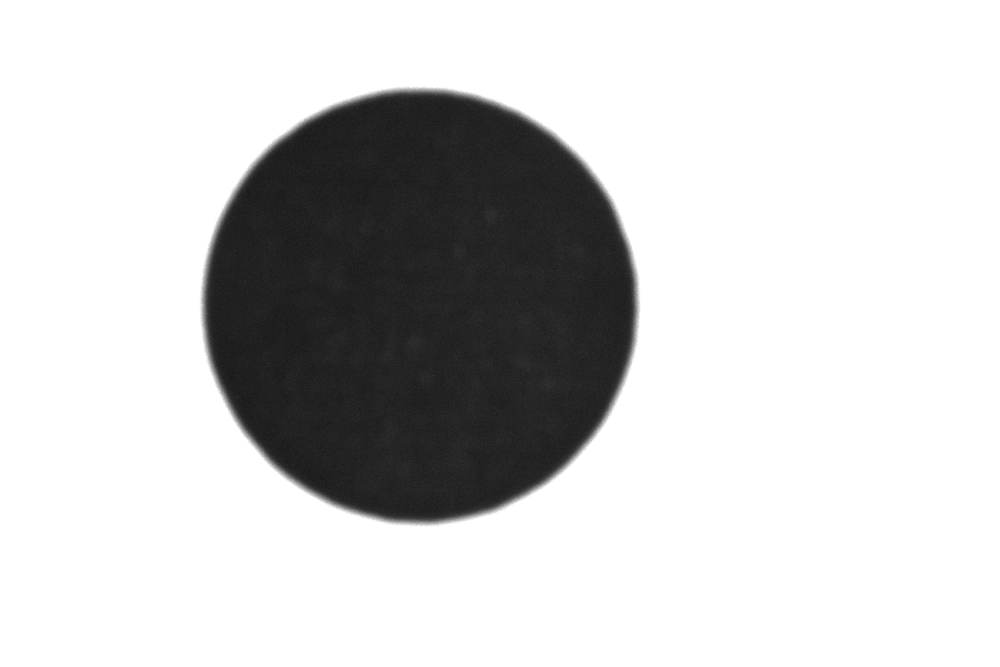
#> input picture img_circle.png, 1000 x 667 px, shrunk from 1500 x 1000 before the run
$ python zernick_detection2.py   (older library calls are emulated)
#> lines starting #> are read from the running program, lines starting #| are printed output that depends on the picture; after the words box and inside, x2 and y2 are one past the last pixel; in counts of white or black regions, pixels touching at a corner belong together
#> further down, img_circle is the input picture: shape (667, 1000); min 23, max 255, mean 206.7
import time

import cv2
import imutils
import matplotlib.pyplot as plt
import numpy as np


g_N = 7

M00 = np.array([0, 0.0287, 0.0686, 0.0807, 0.0686, 0.0287, 0,
                0.0287, 0.0815, 0.0816, 0.0816, 0.0816, 0.0815, 0.0287,
                0.0686, 0.0816, 0.0816, 0.0816, 0.0816, 0.0816, 0.0686,
                0.0807, 0.0816, 0.0816, 0.0816, 0.0816, 0.0816, 0.0807,
                0.0686, 0.0816, 0.0816, 0.0816, 0.0816, 0.0816, 0.0686,
                0.0287, 0.0815, 0.0816, 0.0816, 0.0816, 0.0815, 0.0287,
                0, 0.0287, 0.0686, 0.0807, 0.0686, 0.0287, 0]).reshape((7, 7))

M11R = np.array([0, -0.015, -0.019, 0, 0.019, 0.015, 0,
                 -0.0224, -0.0466, -0.0233, 0, 0.0233, 0.0466, 0.0224,
                 -0.0573, -0.0466, -0.0233, 0, 0.0233, 0.0466, 0.0573,
                 -0.069, -0.0466, -0.0233, 0, 0.0233, 0.0466, 0.069,
                 -0.0573, -0.0466, -0.0233, 0, 0.0233, 0.0466, 0.0573,
                 -0.0224, -0.0466, -0.0233, 0, 0.0233, 0.0466, 0.0224,
                 0, -0.015, -0.019, 0, 0.019, 0.015, 0]).reshape((7, 7))

M11I = np.array([0, -0.0224, -0.0573, -0.069, -0.0573, -0.0224, 0,
                 -0.015, -0.0466, -0.0466, -0.0466, -0.0466, -0.0466, -0.015,
                 -0.019, -0.0233, -0.0233, -0.0233, -0.0233, -0.0233, -0.019,
                 0, 0, 0, 0, 0, 0, 0,
                 0.019, 0.0233, 0.0233, 0.0233, 0.0233, 0.0233, 0.019,
                 0.015, 0.0466, 0.0466, 0.0466, 0.0466, 0.0466, 0.015,
                 0, 0.0224, 0.0573, 0.069, 0.0573, 0.0224, 0]).reshape((7, 7))

M20 = np.array([0, 0.0225, 0.0394, 0.0396, 0.0394, 0.0225, 0,
                0.0225, 0.0271, -0.0128, -0.0261, -0.0128, 0.0271, 0.0225,
                0.0394, -0.0128, -0.0528, -0.0661, -0.0528, -0.0128, 0.0394,
                0.0396, -0.0261, -0.0661, -0.0794, -0.0661, -0.0261, 0.0396,
                0.0394, -0.0128, -0.0528, -0.0661, -0.0528, -0.0128, 0.0394,
                0.0225, 0.0271, -0.0128, -0.0261, -0.0128, 0.0271, 0.0225,
                0, 0.0225, 0.0394, 0.0396, 0.0394, 0.0225, 0]).reshape((7, 7))

M31R = np.array([0, -0.0103, -0.0073, 0, 0.0073, 0.0103, 0,
                 -0.0153, -0.0018, 0.0162, 0, -0.0162, 0.0018, 0.0153,
                 -0.0223, 0.0324, 0.0333, 0, -0.0333, -0.0324, 0.0223,
                 -0.0190, 0.0438, 0.0390, 0, -0.0390, -0.0438, 0.0190,
                 -0.0223, 0.0324, 0.0333, 0, -0.0333, -0.0324, 0.0223,
                 -0.0153, -0.0018, 0.0162, 0, -0.0162, 0.0018, 0.0153,
                 0, -0.0103, -0.0073, 0, 0.0073, 0.0103, 0]).reshape(7, 7)

M31I = np.array([0, -0.0153, -0.0223, -0.019, -0.0223, -0.0153, 0,
                 -0.0103, -0.0018, 0.0324, 0.0438, 0.0324, -0.0018, -0.0103,
                 -0.0073, 0.0162, 0.0333, 0.039, 0.0333, 0.0162, -0.0073,
                 0, 0, 0, 0, 0, 0, 0,
                 0.0073, -0.0162, -0.0333, -0.039, -0.0333, -0.0162, 0.0073,
                 0.0103, 0.0018, -0.0324, -0.0438, -0.0324, 0.0018, 0.0103,
                 0, 0.0153, 0.0223, 0.0190, 0.0223, 0.0153, 0]).reshape(7, 7)

M40 = np.array([0, 0.013, 0.0056, -0.0018, 0.0056, 0.013, 0,
                0.0130, -0.0186, -0.0323, -0.0239, -0.0323, -0.0186, 0.0130,
                0.0056, -0.0323, 0.0125, 0.0406, 0.0125, -0.0323, 0.0056,
                -0.0018, -0.0239, 0.0406, 0.0751, 0.0406, -0.0239, -0.0018,
                0.0056, -0.0323, 0.0125, 0.0406, 0.0125, -0.0323, 0.0056,
                0.0130, -0.0186, -0.0323, -0.0239, -0.0323, -0.0186, 0.0130,
                0, 0.013, 0.0056, -0.0018, 0.0056, 0.013, 0]).reshape(7, 7)

def zernike_detection(image):
    #
     # @func zernike_detection
     # @desc 根据得到的二维实心圆图像，计算Zernike模板优化后的轮廓坐标
     # @param {}  image:Mat 二维实心圆图像
     # @return {} points:List 优化后的轮廓坐标
    #
    # image = cv2.Canny(image, 0, 255)
    # cv2.imshow('image', image)
    blur_img = cv2.medianBlur(image, 3)
    # image = cv2.adaptiveThreshold(blur_img, 255, cv2.ADAPTIVE_THRESH_GAUSSIAN_C, cv2.THRESH_BINARY_INV, 7, 4)
    ret, image = cv2.threshold(blur_img, 127, 255, cv2.THRESH_BINARY_INV)
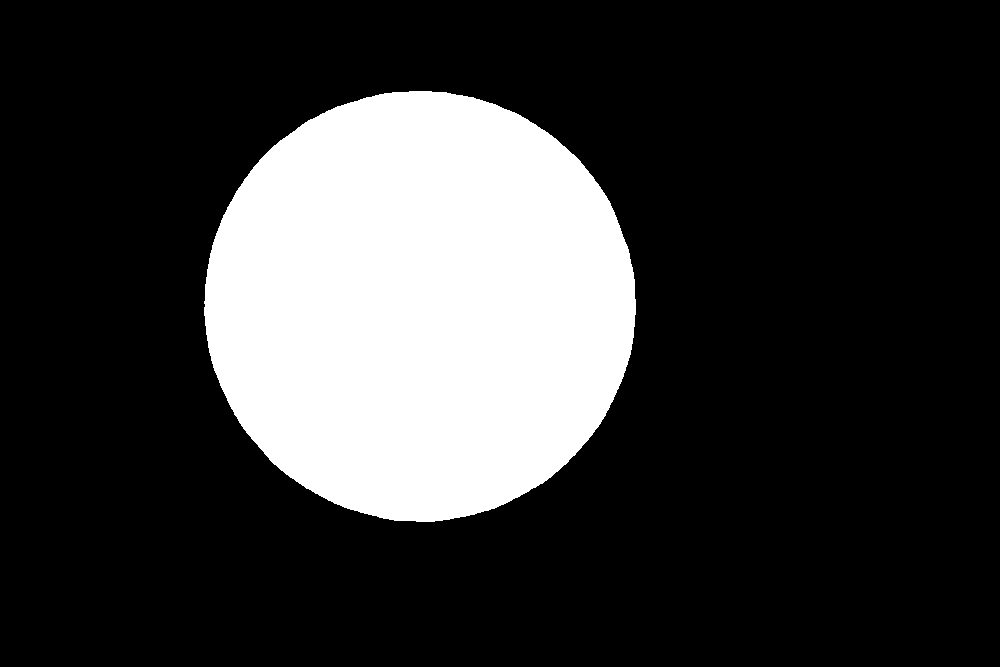
#> image: shape (667, 1000); 21.9% white; 1 white region, box (x1, y1, x2, y2) and area: (204, 91, 636, 522) 145818
    cv2.imshow('image', image)
    ZerImgM00 = cv2.filter2D(image, cv2.CV_64F, M00)
    ZerImgM11R = cv2.filter2D(image, cv2.CV_64F, M11R)
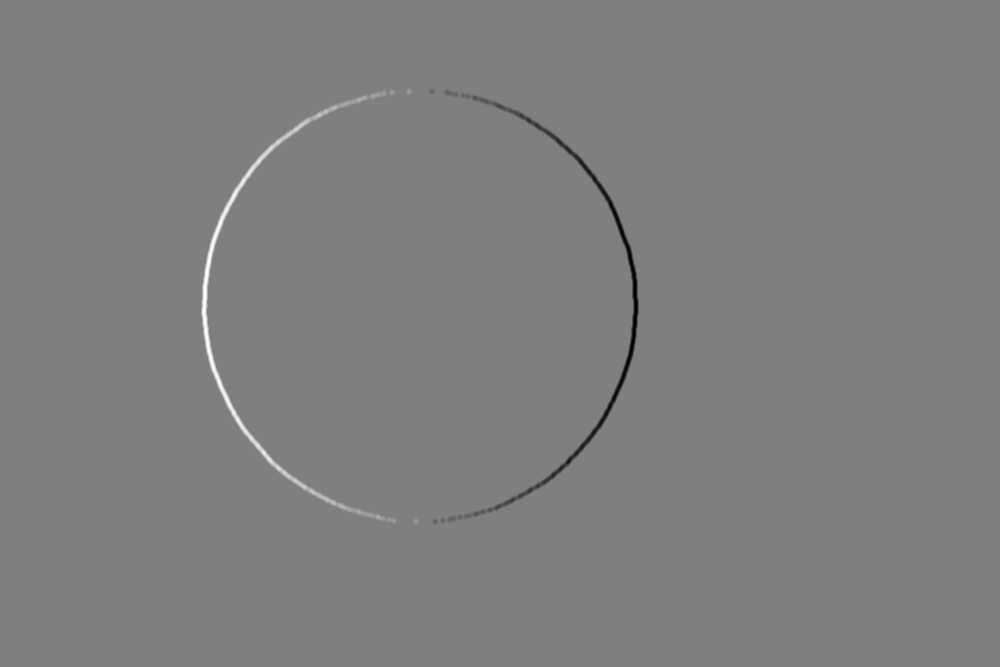
#> ZerImgM11R: shape (667, 1000) float64; min -164.7, max 164.7, mean 0; drawn with min black and max white
    ZerImgM11I = cv2.filter2D(image, cv2.CV_64F, M11I)
    ZerImgM20 = cv2.filter2D(image, cv2.CV_64F, M20)
    ZerImgM31R = cv2.filter2D(image, cv2.CV_64F, M31R)
    ZerImgM31I = cv2.filter2D(image, cv2.CV_64F, M31I)
    ZerImgM40 = cv2.filter2D(image, cv2.CV_64F, M40)

    point_temporary_x = []
    point_temporary_y = []
    scatter_arr = cv2.findNonZero(ZerImgM00).reshape(-1, 2)
#> scatter_arr = 150529 pairs, first value 201 to 638, second value 88 to 524
    # [7 lines of commented-out code are left out]
    for idx in scatter_arr:
        j, i = idx
        theta_temporary = np.arctan2(ZerImgM31I[i][j], ZerImgM31R[i][j])
        # print('x: ', ZerImgM31R[i][j], 'y: ', ZerImgM31I[i][j], 'theta: ', theta_temporary)
        rotated_z11 = np.sin(theta_temporary) * ZerImgM11I[i][j] + np.cos(theta_temporary) * ZerImgM11R[i][j]
        rotated_z31 = np.sin(theta_temporary) * ZerImgM31I[i][j] + np.cos(theta_temporary) * ZerImgM31R[i][j]
        l_method1 = np.sqrt((5 * ZerImgM40[i][j] + 3 * ZerImgM20[i][j]) / (8 * ZerImgM20[i][j]))    #l_method1 = sqrt((5 * M40 + 3 * M20) / (8 * M20)) 代表的是Zernike矩的归一化矩
        l_method2 = np.sqrt((5 * rotated_z31 + rotated_z11) / (6 * rotated_z11))   #l_method2 = sqrt((5 * rotated_z31 + rotated_z11) / (6 * rotated_z11)) 代表的是Zernike矩的归一化矩
        l = (l_method1 + l_method2) / 2
        k = 3 * rotated_z11 / (2 * (1 - l_method2 ** 2) ** 1.5)

        k_value = 200
        l_value = 2 ** 0.5 / g_N / 2

        absl = np.abs(l_method2 - l_method1)    #abs()函数返回数字的绝对值
        if k >= k_value and absl <= l_value:
            y = i + g_N * l * np.sin(theta_temporary) / 2
            x = j + g_N * l * np.cos(theta_temporary) / 2
            point_temporary_x.append(x)
            point_temporary_y.append(y)
        else:
            continue
#> this loop made 150529 passes
#> (j, i, theta_temporary, rotated_z11, rotated_z31, l_method1, l_method2, l) on passes 4 to 15: (410, 88, 1.44, 52.58, 20.29, 0.689, 0.699, 0.694), (411, 88, 1.57, 58.24, 24.02, 0.714, 0.714, 0.714), (412, 88, 1.57, 58.24, 24.02, 0.714, 0.714, 0.714), (413, 88, 1.57, 58.24, 24.02, 0.714, 0.714, 0.714), (414, 88, 1.57, 58.24, 24.02, 0.714, 0.714, 0.714), (415, 88, 1.57, 58.24, 24.02, 0.714, 0.714, 0.714), (416, 88, 1.57, 58.24, 24.02, 0.714, 0.714, 0.714), (417, 88, 1.57, 58.24, 24.02, 0.714, 0.714, 0.714), (418, 88, 1.57, 58.24, 24.02, 0.714, 0.714, 0.714), (419, 88, 1.57, 58.24, 24.02, 0.714, 0.714, 0.714), (420, 88, 1.57, 58.24, 24.02, 0.714, 0.714, 0.714), (421, 88, 1.57, 58.24, 24.02, 0.714, 0.714, 0.714)
#> (j, i, theta_temporary, rotated_z11, rotated_z31, l_method1, l_method2, l) on passes 1, 2, 3, 25, 26, 27: (407, 88, 0.978, 6.87, 4.7, 0.858, 0.858, 0.858), (408, 88, 1.13, 22.08, 10.59, 0.75, 0.752, 0.751), (409, 88, 1.27, 38.78, 15.11, 0.692, 0.701, 0.696), (431, 88, 1.87, 38.78, 15.11, 0.692, 0.701, 0.696), (432, 88, 2.01, 22.08, 10.59, 0.75, 0.752, 0.751), (433, 88, 2.16, 6.87, 4.7, 0.858, 0.858, 0.858)

    return point_temporary_x, point_temporary_y, image


if __name__ == '__main__':
    # 在560*560的图像中，创造一个实心圆，半径为100，中心在(280, 280)

    # 生成一个560*560的图像
    # img_circle = np.zeros((560, 560), dtype=np.uint8)

    # 生成一个实心圆
    # cv2.circle(img_circle, (280, 280), 100, 255, -1)

    # 生成一个圆环
    # cv2.circle(img_circle, (280, 280), 100, 255, 1)

    # print(img_circle.shape)

    img_circle = cv2.imread('img_circle.png', cv2.IMREAD_GRAYSCALE)
    point_temporary_x, point_temporary_y, image = zernike_detection(img_circle)
    # plt.rcParams['figure.dpi'] = 72
    plt.imshow(image, cmap='gray')
    point = np.array([point_temporary_x, point_temporary_y])
    plt.scatter(point[0, :], point[1, :], s = 1, marker="*")
    plt.show()
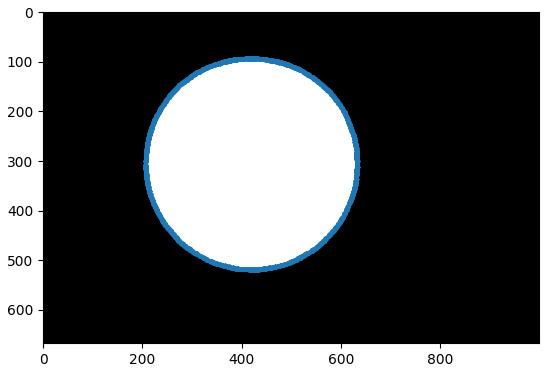
#> figure drawn by matplotlib, 1 panel

$ run again, with zernike_detection.png copied over img_circle.png
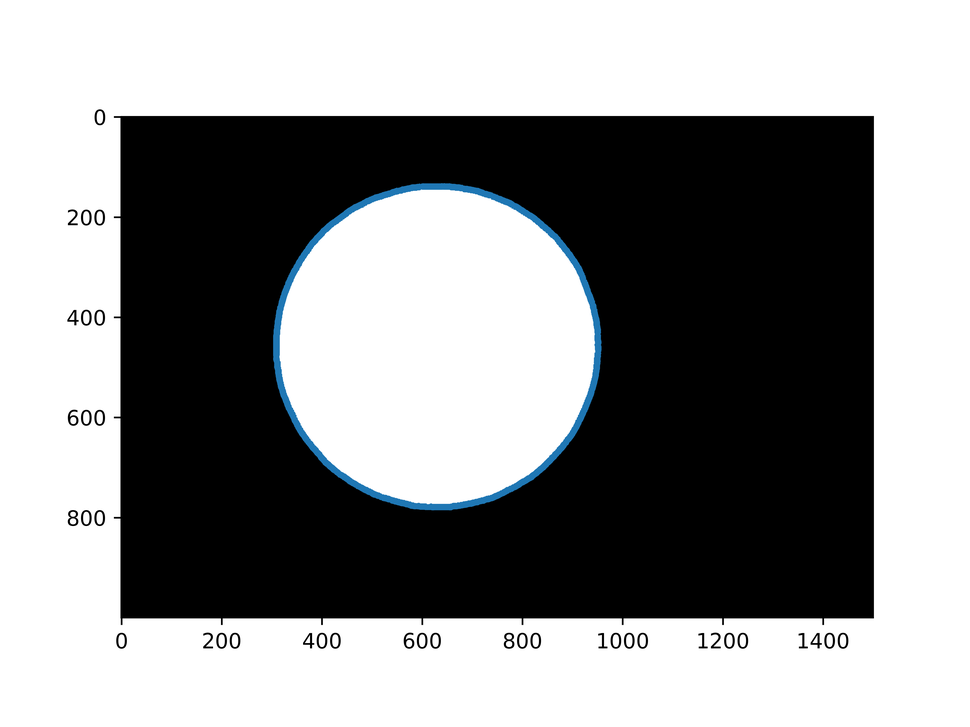
#> input picture zernike_detection.png, 970 x 727 px, shrunk from 6400 x 4800 before the run
#> image: shape (727, 970); 43% white; 43 white regions (2 under 20 px), largest, box (x1, y1, x2, y2) and area: (115, 116, 874, 624) 300397, (68, 510, 78, 526) 87, (504, 633, 514, 649) 81
#> in zernike_detection, `ZerImgM31R = cv2.filter2D(image, cv2.CV_64F, M31R)`:
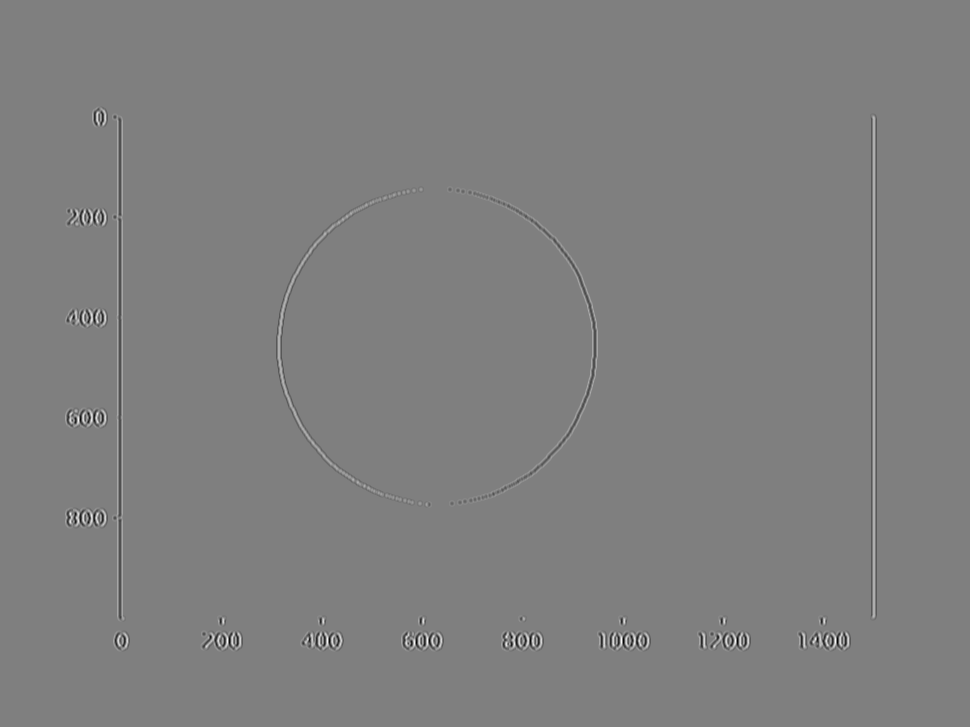
#> ZerImgM31R: shape (727, 970) float64; min -78.87, max 78.87, mean 0; drawn with min black and max white
#> scatter_arr = 322089 pairs, first value 65 to 876, second value 106 to 651
#> the loop in zernike_detection, `for idx in scatter_arr:` made 322089 passes
#> (j, i, theta_temporary, rotated_z11, rotated_z31, l_method1, l_method2, l) on passes 13, 18, 25, 30, 55: (102, 107, 2.04, 59.71, 19.63, 0.649, 0.664, 0.656), (96, 108, 0.927, 71.3, 24.22, 0.656, 0.671, 0.663), (103, 108, 2.32, 83.36, 15.23, 0.566, 0.565, 0.565), (95, 109, 0.819, 83.36, 15.23, 0.566, 0.565, 0.565), (105, 110, 2.39, 83.36, 15.23, 0.566, 0.565, 0.565)
#> `plt.show()`:
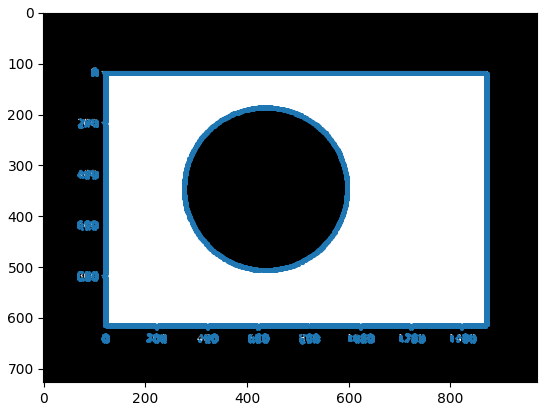
#> figure drawn by matplotlib, 1 panel
